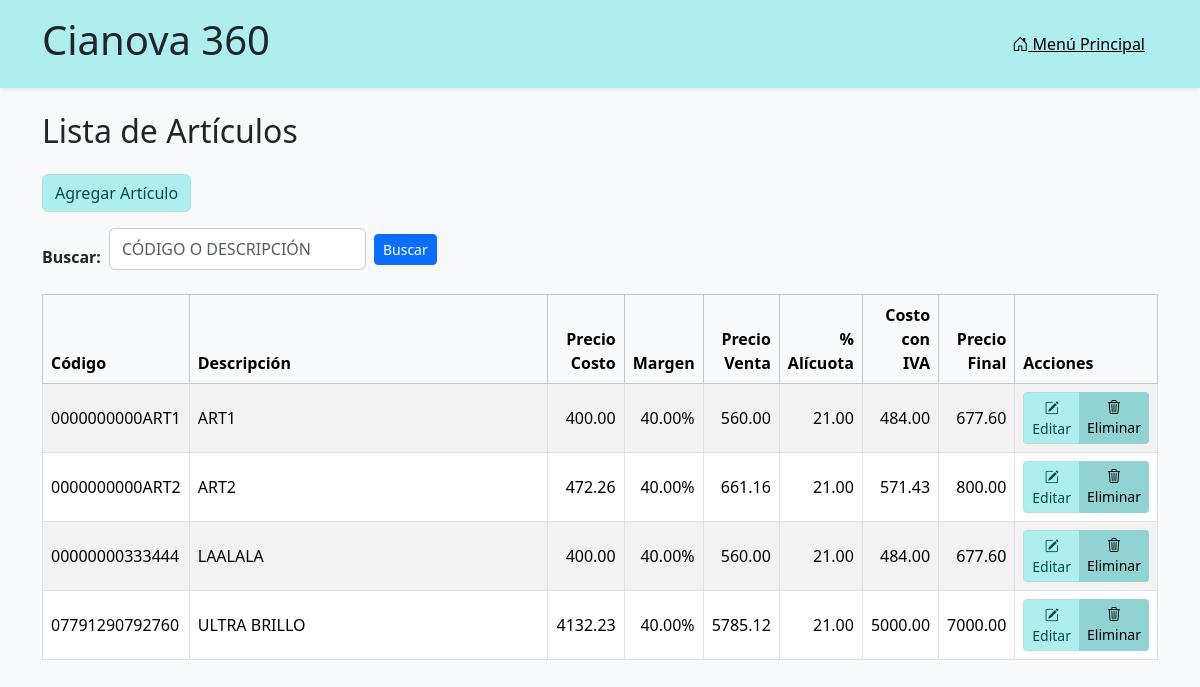
Before: /articulos/lista/ with the older database file.
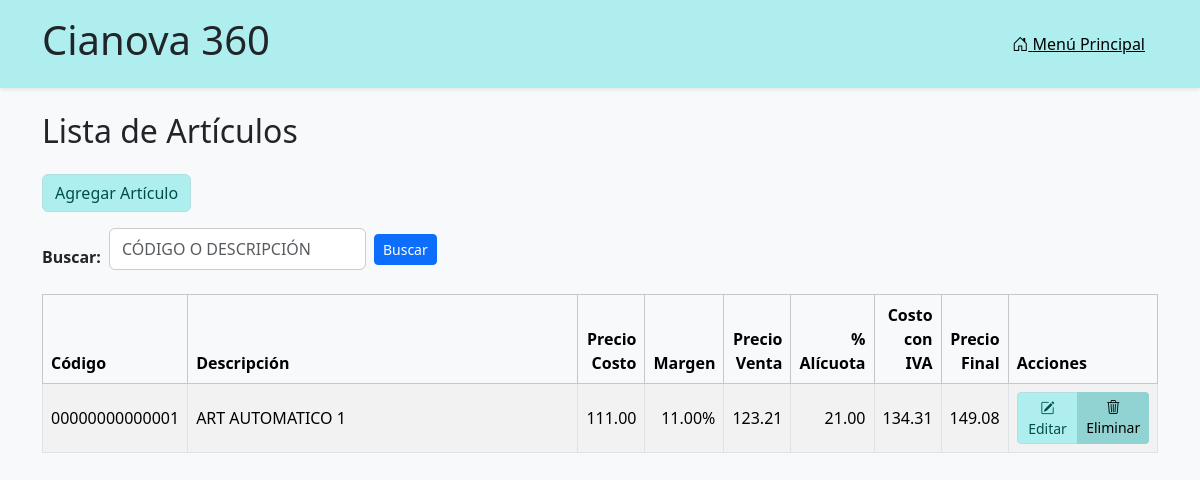
After: the same page with the newer database file.
### articulos/models.py (models this page shows, shortened)
class UpperCaseMixin:
    def save(self, *args, **kwargs):
        for field in self._meta.fields:
            if isinstance(field, models.CharField) and getattr(self, field.name):
                setattr(self, field.name, getattr(self, field.name).upper())
        super().save(*args, **kwargs)

class Articulo(UpperCaseMixin, models.Model):
    codart = models.CharField(
        "Código",
        max_length=14,
        unique=True,
        validators=[
            RegexValidator(
                regex=r'^[A-Z0-9]+$',
                message='Solo se permiten letras mayúsculas y números.'
            )
        ],
        help_text='14 caracteres, se completa con ceros a la izquierda.'
    )
    descrip = models.CharField("Descripción", max_length=80)
    marca = models.ForeignKey('Marca', on_delete=models.PROTECT, blank=True, null=True)
    rubro = models.ForeignKey('Rubro', on_delete=models.PROTECT, blank=True, null=True)
    subrubro = models.ForeignKey('Subrubro', on_delete=models.PROTECT, blank=True, null=True)
    precosto = models.DecimalField("Precio Costo", max_digits=12, decimal_places=2, validators=[MinValueValidator(0)])
    margen = models.DecimalField("Margen %", max_digits=6, decimal_places=2, default=0)
    ncodalic = models.ForeignKey('Alicuota', verbose_name="Código Alícuota", on_delete=models.PROTECT)
    alic = models.DecimalField("% Alícuota", max_digits=5, decimal_places=2, editable=False, null=True, default=0)
    costoiva = models.DecimalField("Costo con IVA", max_digits=12, decimal_places=2, null=True, default=0)
    preventa = models.DecimalField("Precio Venta (sin IVA)", max_digits=12, decimal_places=2, null=True, default=0)
    prefinal = models.DecimalField(
        "Precio Final (con IVA)",
        max_digits=12,
        decimal_places=2,
        null=True,
        default=0,
        blank=True,
        validators=[MinValueValidator(0)]
    )
    fecultmod = models.DateField(null=True, blank=True)
    modo_calculo = models.CharField(
        max_length=1,
        choices=[('C', 'Costo → Final'), ('F', 'Final → Costo')],
        default='C'
    )

### articulos/views.py (the view)
# urls.py: path('lista/', views.lista_articulos, name='lista_articulos'),
def lista_articulos(request):
    articulos = Articulo.objects.all().order_by('codart')
    q = request.GET.get('q', '')
    if q:
        articulos = articulos.filter(
            Q(codart__icontains=q) |
            Q(descrip__icontains=q)
        )
    return render(request, 'articulos/lista.html', {'articulos': articulos})

### articulos/templates/articulos/lista.html (shortened to what this page needs)
{% extends "articulos/base.html" %}
{% load widget_tweaks %}
{% block content %}
<h2 class="mb-4">Lista de Artículos</h2>
<a class="btn btn-institucional mb-3" href="{% url 'agregar_articulo' %}">Agregar Artículo</a>
<form method="get" class="row g-2 mb-4 align-items-center">
  <div class="col-auto">
    <label for="buscar" class="form-label mb-0">Buscar:</label>
  </div>
  <div class="col-auto">
    <input type="text"
           name="q"
           id="buscar"
           class="form-control"
           value="{{ query }}"
           placeholder="CÓDIGO O DESCRIPCIÓN"
           maxlength="80"
           oninput="this.value = this.value.toUpperCase();">
  </div>
  <div class="col-auto">
    <button type="submit" class="btn btn-sm btn-primary">Buscar</button>
  </div>
</form>
<table class="table table-striped table-bordered align-middle">
  <thead class="table-light">
    <tr>
      <th style="width: 120px;">Código</th>
      <th style="width: 35%;">Descripción</th>
      <th class="text-end">Precio Costo</th>
      <th class="text-end">Margen</th>
      <th class="text-end">Precio Venta</th>
      <th class="text-end">% Alícuota</th>
      <th class="text-end">Costo con IVA</th>
      <th class="text-end">Precio Final</th>
      <th style="width: 150px;">Acciones</th>
    </tr>
  </thead>
  <tbody>
    {% for articulo in articulos %}
    <tr>
      <td>{{ articulo.codart }}</td>
      <td>{{ articulo.descrip }}</td>
      <td class="text-end">{{ articulo.precosto|floatformat:2 }}</td>
      <td class="text-end">{{ articulo.margen|floatformat:2 }}%</td>
      <td class="text-end">{{ articulo.preventa|floatformat:2 }}</td>
      <td class="text-end">{{ articulo.alic|floatformat:2 }}</td>
      <td class="text-end">{{ articulo.costoiva|floatformat:2 }}</td>
      <td class="text-end">
        {% if articulo.prefinal %}
          {{ articulo.prefinal|floatformat:2 }}
        {% else %}
          -
        {% endif %}
    </td>
	<td>
	  <div class="btn-group" role="group">
		<a href="{% url 'modificar_articulo' articulo.id %}" class="btn btn-sm btn-institucional">
		  <i class="bi bi-pencil-square"></i> Editar
		</a>
		<a href="{% url 'eliminar_articulo' articulo.id %}"
		   class="btn btn-sm btn-institucional-danger"
		   onclick="return confirm('¿Está seguro que desea eliminar el artículo {{ articulo.descrip }}?');">
		  <i class="bi bi-trash3"></i> Eliminar
		</a>
	  </div>
	</td>
	</tr>
    {% empty %}
    <tr>
      <td colspan="9" class="text-center">No hay artículos cargados.</td>
    </tr>
    {% endfor %}
  </tbody>
</table>
{% endblock %}

### articulos/templates/articulos/base.html (shortened to what this page needs)
{% load static %}
<!DOCTYPE html>
<html lang="es">
<head>
  <link href="https://cdn.jsdelivr.net/npm/bootstrap@5.3.2/dist/css/bootstrap.min.css" rel="stylesheet">
  <link rel="stylesheet" href="https://cdn.jsdelivr.net/npm/bootstrap-icons@1.10.5/font/bootstrap-icons.css">
  <link rel="stylesheet" href="{% static 'articulos/css/styles.css' %}">
</head>
<body>
  <header class="bg-marca text-dark py-3 shadow-sm">
    <div class="container d-flex justify-content-between align-items-center">
	  <h1 class="text-institucional">Cianova 360</h1>
	  <nav>
        <a href="{% url 'menu_principal' %}" class="btn-aceptar btn-sm">
          <i class="bi bi-house-door"></i> Menú Principal
        </a>
      </nav>
    </div>
  </header>
  <main class="container my-4">
    {% block content %}
    {% endblock %}
  </main>
</body>
</html>

### articulos/static/articulos/css/styles.css (style rules this page uses)
body, input, button, label, textarea, select { font-family: 'Segoe UI', Arial, Helvetica, sans-serif !important; }
:root { --color-marca: rgb(175, 238, 238); --color-marca-hover: rgb(150, 220, 220); --color-cancelar: rgb(120, 180, 180); --color-cancelar-hover: rgb(100, 160, 160); --color-eliminar: rgb(100, 140, 140); --color-eliminar-hover: rgb(80, 120, 120); }
body { background-color: #f8f9fa; color: #212529; margin: 0; padding: 0; }
header { background-color: var(--color-marca); color: #212529; padding: 1rem 1.5rem; text-align: center; }
main { max-width: 800px; margin: 2rem auto; padding: 0 1rem; }
form label { display: block; margin-top: 1rem; font-weight: bold; }
form input[type="text"], form input[type="number"], form input[type="password"], form select, form textarea { font-size: 1rem; border: 1px solid #ccc; border-radius: 6px; padding: 0.5rem 0.75rem; transition: all 0.2s ease-in-out; width: auto; }
.bg-marca { background-color: var(--color-marca); }
.btn-aceptar { background-color: var(--color-marca); border: 1px solid var(--color-marca); color: #000; font-weight: 500; border-radius: 6px; padding: 0.4rem 0.75rem; transition: background-color 0.2s ease-in-out; }
.btn-institucional { background-color: rgb(175, 238, 238); color: #000; border: none; font-weight: 500; }
.btn-institucional-danger { background-color: rgb(145, 210, 210); color: #000; border: none; }
.btn-institucional { background-color: rgb(175, 238, 238); color: #004d4d; border: 1px solid #b0e0e0; }
#buscar { text-transform: uppercase; }

Changed rows visible on the page:
removed Articulo: codart "0000000000ART1", descrip "ART1", precosto "400.00", margen "40.00", preventa "560.00", alic "21.00", costoiva "484.00", prefinal "677.60"
removed Articulo: codart "0000000000ART2", descrip "ART2", precosto "472.26", margen "40.00", preventa "661.16", alic "21.00", costoiva "571.43", prefinal "800.00"
removed Articulo: codart "00000000333444", descrip "LAALALA", precosto "400.00", margen "40.00", preventa "560.00", alic "21.00", costoiva "484.00", prefinal "677.60"
removed Articulo: codart "07791290792760", descrip "ULTRA BRILLO", precosto "4132.23", margen "40.00", preventa "5785.12", alic "21.00", costoiva "5000.00", prefinal "7000.00"
added Articulo: codart "00000000000001", descrip "ART AUTOMATICO 1", precosto "111.00", margen "11.00", preventa "123.21", alic "21.00", costoiva "134.31", prefinal "149.08"
